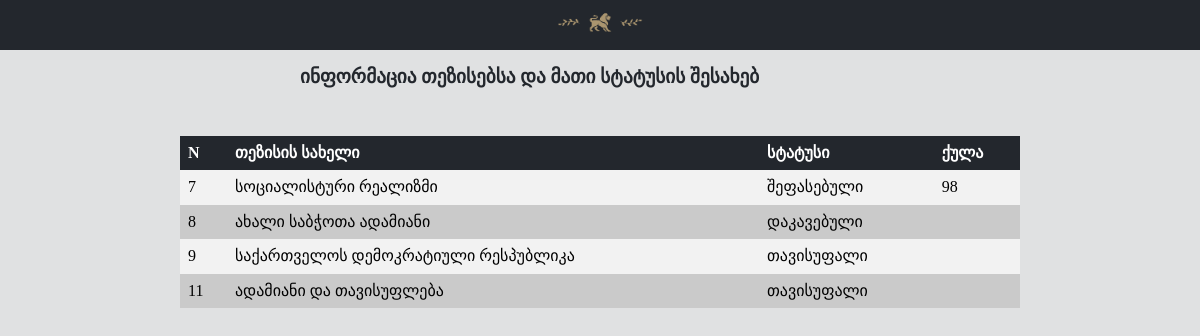
The app's page /projects.php with its own data.
### tables this page shows
CREATE TABLE `projects` (
  `id` int(11) UNSIGNED NOT NULL,
  `student_id` int(11) UNSIGNED DEFAULT NULL,
  `pr_name` varchar(151) NOT NULL,
  `file_src` varchar(151) DEFAULT NULL,
  `status_id` int(11) UNSIGNED NOT NULL,
  `points` int(11) DEFAULT NULL
);

CREATE TABLE `status` (
  `id` int(11) UNSIGNED NOT NULL,
  `status_name` varchar(151) NOT NULL
);

### classes/Dbh.classes.php (called while the page is built)
<?php
class Dbh {
  protected function connect(){
    $servername = "localhost";
    $username = "root";
    $password = "";
    $db_name = "university";
    try {
      $pdo = new PDO("mysql:host=$servername;dbname=$db_name", $username, $password);
      $pdo->setAttribute(PDO::ATTR_ERRMODE, PDO::ERRMODE_EXCEPTION);
      $pdo->exec('SET NAMES utf8');
      return $pdo;
      } catch(PDOException $e) {
          echo "Connection failed: " . $e->getMessage();
      }
    }
}

### classes/project.classes.php (called while the page is built, shortened)
<?php
include_once "Dbh.classes.php";
class Project extends Dbh{
    static public function getProjects(){
        $db = new Dbh();
        $stmt = $db->connect()->prepare("SELECT projects.id, projects.pr_name, status.status_name, projects.points FROM projects RIGHT JOIN status ON projects.status_id = status.id WHERE projects.status_id IS NOT NULL");
        if (!$stmt->execute()) {
            $stmt = null;
            header("Location: ./projects.php?error=stmtfailed73");
            exit();
        }
        $res = $stmt->fetchAll(PDO::FETCH_ASSOC);
        return $res;
    }
}

### projects.php (the view)
<?php
include("./partials/header.php");
include_once("./classes/project.classes.php");
$projects = Project::getProjects();
?>
<h1>ინფორმაცია თეზისებსა და მათი სტატუსის შესახებ</h1>
<table>
    <tr>
        <th>N</th>
        <th>თეზისის სახელი</th>
        <th>სტატუსი</th>
        <th>ქულა</th>
    </tr>
    <?php
    foreach ($projects as $value) {
    ?>
        <tr>
            <?php
            foreach ($value as $key => $data) {
            ?>
                <td><?php echo $data ?></td>
            <?php
            }
            ?>
        </tr>
    <?php
    }
    ?>
</table>
<?php include("./partials/footer.php"); ?>

### partials/header.php (shortened to what this page needs)
<!DOCTYPE html>
<html lang="en">
<head>
    <link rel="stylesheet" href="https://cdnjs.cloudflare.com/ajax/libs/normalize/8.0.1/normalize.min.css" />
    <link rel="stylesheet" href="https://cdnjs.cloudflare.com/ajax/libs/font-awesome/4.7.0/css/font-awesome.min.css">
    <link rel="stylesheet" type="text/css" href="styles/style.css" />
</head>
<body>
    <header>
        <div class="header-logo">
            <img src="./images/Avalance College.png">
        </div>
    </header>

### partials/footer.php
</body>
</html>

### styles/style.css (style rules this page uses)
* { margin: 0; padding: 0; box-sizing: border-box; }
h1 { width: 50%; margin: 1rem auto; font-size: 1.2rem; color: #23272D; }
body { background-color: #23272d23; min-height: 100%; overflow-x: hidden; }
header { width: 100vw; height: 50px; display: flex; align-items: center; justify-content: center; padding: 0.5rem 3rem; background-color: #23272D; font-style: none; font-family: 'Josefin Sans', sans-serif; font-weight: 600; }
.header-logo { width: 200px; height: auto; }
.header-logo img { width: 100%; height: auto; }
table { border-collapse: collapse; width: 70%; margin: 3rem auto; }
th, td { text-align: left; padding: 8px; }
tr:nth-child(even) { background-color: #f2f2f2; }
tr:nth-child(odd) { background-color: #c4c4c4c4; }
th { background-color: #23272D; color: white; }

### records on screen
projects: id "7", pr_name "სოციალისტური რეალიზმი", status.status_name "შეფასებული", points "98"
projects: id "8", pr_name "ახალი საბჭოთა ადამიანი", status.status_name "დაკავებული"
projects: id "9", pr_name "საქართველოს დემოკრატიული რესპუბლიკა", status.status_name "თავისუფალი"
projects: id "11", pr_name "ადამიანი და თავისუფლება", status.status_name "თავისუფალი"
